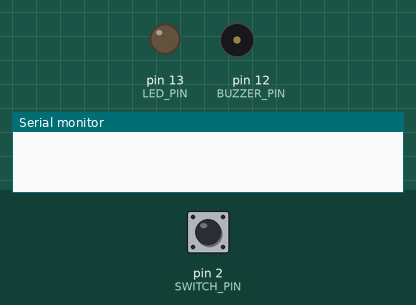
This sketch was run on a simulated Arduino Uno, built with avr-gcc and run on an emulated ATmega328P. Parts: output pins drawn as LEDs (lit = HIGH), buzzer (waves = sounding, pin HIGH), the last lines printed to the serial monitor. The inputs (shaded band) are chosen by the test bench; at power-on: pin 2 (SWITCH_PIN) LOW. Sleep ends after the set time or at an interrupt.

Above: at 1.2 s.
1.3 s: pin 2 (SWITCH_PIN) pulled HIGH for 0.15 s
At 1.37 s:
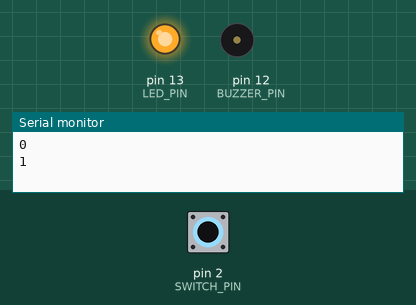
3.0 s: pin 2 (SWITCH_PIN) pulled HIGH for 3.2 s
At 6.25 s:
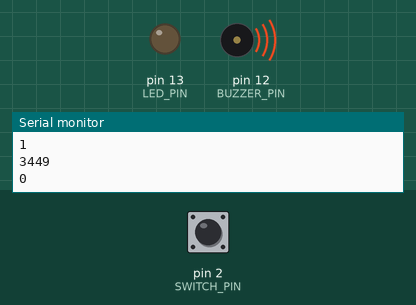
Timing chart, 0 to 7.8 s (numbered marks = the images above; inputs shaded):
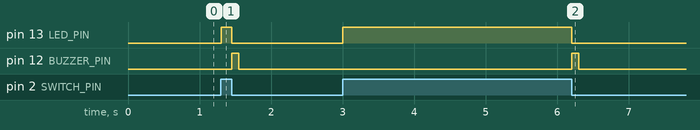

Measured:
- after the input at 1.3 s, pin 13 (LED_PIN): LOW → HIGH at once, → LOW 0.15 s later; pin 12 (BUZZER_PIN): LOW → HIGH after 0.15 s, → LOW 0.10 s later
- after the input at 3.0 s, pin 13 (LED_PIN): LOW → HIGH at once, → LOW 3.2 s later; pin 12 (BUZZER_PIN): LOW → HIGH after 3.2 s, → LOW 0.10 s later

The sketch:

freezer_alarm.ino
```cpp
// (licence header left out)
#include <FlexiTimer2.h>
#include <avr/sleep.h>

#include "debug_print.h"

/* pin definition */
const unsigned int SWITCH_PIN = 2;
const unsigned int BUZZER_PIN = 12;
const unsigned int LED_PIN = 13;

/* switch open duration */
const unsigned int SWITCH_OPEN_TIMEOUT_MSEC = 60UL * 1000UL;
const unsigned int BUZZER_ENABLE_INTERVAL_MSEC = 500;
const unsigned int BUZZER_CLOSED_DURATION_MSEC = 100;

/* share timer state for interrupt and timer  */
static volatile bool enabled_buzzer_timer = false;

/* share sleep mode state for main loop and interrupt  */
static volatile bool enabled_sleep = true;

/* function definitions */
bool isOpenedSwitch();
void handleSwitchStateChanged();

void enableLed();
void disableLed();
bool isEnableBuzzer();
void enableBuzzer();
void disableBuzzer();
void handleBuzzerTimer();
void handleSwitchClosedBuzzerTimer();

void enableTimer(const unsigned long duration, void (*func)());
void disableTimer();

void enableSleepMode();
void enableSleep();
void disableSleep();

void setup() {
  setupDebugPrint();

  pinMode(SWITCH_PIN, INPUT);
  pinMode(BUZZER_PIN, OUTPUT);
  pinMode(LED_PIN, OUTPUT);

  /* enable interrupt for external switch */
  attachInterrupt(digitalPinToInterrupt(SWITCH_PIN), handleSwitchStateChanged, CHANGE);
}

void loop() {
  enableSleepMode();
}

void handleSwitchStateChanged()
{
  if (isOpenedSwitch()) {
    disableSleep();
    disableBuzzer();
    disableTimer();
    enableTimer(SWITCH_OPEN_TIMEOUT_MSEC, handleBuzzerTimer);
    enableLed();
  } else {
    disableTimer();
    if (!enabled_buzzer_timer) {
      enableBuzzer();
    } else {
      disableBuzzer();
    }
    enableTimer(BUZZER_CLOSED_DURATION_MSEC, handleSwitchClosedBuzzerTimer);
    enabled_buzzer_timer = false;
    disableLed();
  }
}

void handleBuzzerTimer()
{
  enabled_buzzer_timer = true;
  disableTimer();
  enableTimer(BUZZER_ENABLE_INTERVAL_MSEC, handleBuzzerTimer);

  if (isEnableBuzzer()) {
    disableBuzzer();
  } else {
    enableBuzzer();
  }
}

void handleSwitchClosedBuzzerTimer()
{
  enabled_buzzer_timer = false;
  disableTimer();
  disableBuzzer();
  enableSleep();
}

bool isOpenedSwitch()
{
  const int pin = digitalRead(SWITCH_PIN);
  debugPrint(millis());
  debugPrint(pin);
  return (pin == HIGH);
}

void enableLed()
{
  digitalWrite(LED_PIN, HIGH);
}

void disableLed()
{
  digitalWrite(LED_PIN, LOW);
}

bool isEnableBuzzer()
{
  return (digitalRead(BUZZER_PIN) == HIGH);
}

void enableBuzzer()
{
  digitalWrite(BUZZER_PIN, HIGH);
}

void disableBuzzer()
{
  digitalWrite(BUZZER_PIN, LOW);
}

void enableTimer(const unsigned long duration, void (*func)())
{
  FlexiTimer2::set(duration, func);
  FlexiTimer2::start();
}

void disableTimer()
{
  FlexiTimer2::stop();
}

void enableSleepMode()
{
  noInterrupts();
  if (enabled_sleep) {
    set_sleep_mode(SLEEP_MODE_PWR_DOWN);
    sleep_enable();
    sleep_bod_disable();
    interrupts();
    /* sleep here */
    sleep_cpu();
    /* wakeup here after external interrupt */
    sleep_disable();
  }
  interrupts();
}

void enableSleep()
{
  enabled_sleep = true;
}

void disableSleep()
{
  enabled_sleep = false;
}
```

debug_print.h
```cpp
// (licence header left out)
#ifndef DEBUG_PRINT_H_
#define DEBUG_PRINT_H_

#if defined(ARDUINO) && ARDUINO >= 100
  #include "Arduino.h"
#else
  #include "WProgram.h"
#endif

#define DEBUG_PRINT 1

extern void setupDebugPrint();

template <typename T> void debugPrint(T data) {
#if (DEBUG_PRINT==1)
  Serial.println(data);
#endif
}

#endif /* DEBUG_PRINT_H_ */
```
